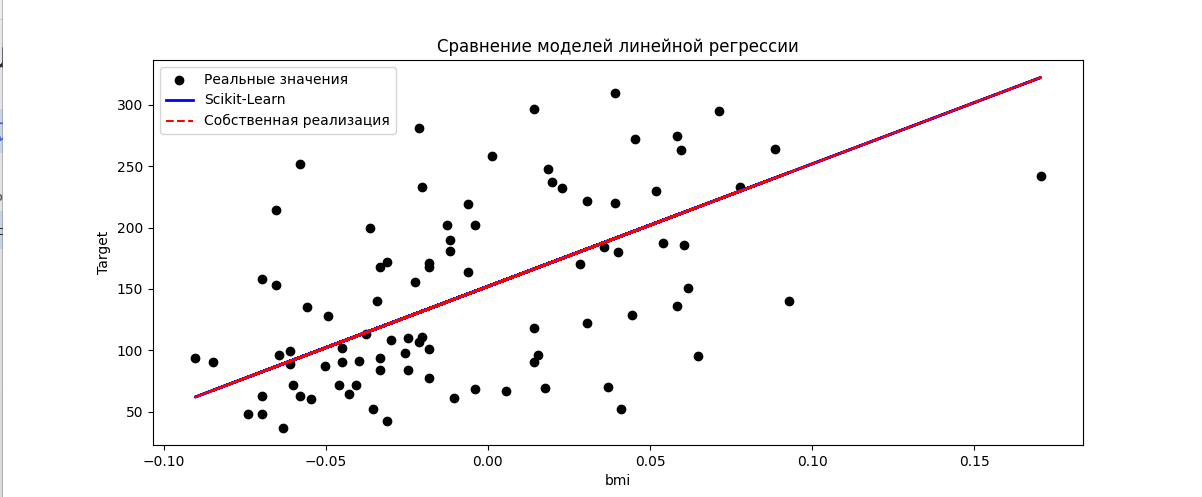

Python code for this plot:
import numpy as np
import pandas as pd
import matplotlib.pyplot as plt
from sklearn import datasets
from sklearn.linear_model import LinearRegression
from sklearn.model_selection import train_test_split
from sklearn.metrics import mean_absolute_error, r2_score

# 1. Загрузка данных
diabetes = datasets.load_diabetes()
X = pd.DataFrame(diabetes.data, columns=diabetes.feature_names)
y = diabetes.target

# 2. Выбор признака с наибольшей корреляцией
correlations = X.corrwith(pd.Series(y)).abs()
selected_feature = correlations.idxmax()
X = X[[selected_feature]].values

# 3. Разделение данных на train/test
X_train, X_test, y_train, y_test = train_test_split(X, y, test_size=0.2, random_state=42)

# 4. Обучение модели (Scikit-Learn)
sklearn_model = LinearRegression()
sklearn_model.fit(X_train, y_train)
y_pred_sklearn = sklearn_model.predict(X_test)

# 5. Собственная реализация линейной регрессии
def custom_linear_regression(X, y):
    X_mean = np.mean(X)
    y_mean = np.mean(y)
    
    numerator = np.sum((X - X_mean) * (y - y_mean))
    denominator = np.sum((X - X_mean) ** 2)
    
    beta = numerator / denominator
    alpha = y_mean - beta * X_mean
    
    return alpha, beta

alpha, beta = custom_linear_regression(X_train.flatten(), y_train)
y_pred_custom = alpha + beta * X_test.flatten()

# 6. Метрики качества
def mean_absolute_percentage_error(y_true, y_pred):
    y_true, y_pred = np.array(y_true), np.array(y_pred)
    return np.mean(np.abs((y_true - y_pred) / y_true)) * 100

metrics = {
    'R²': r2_score(y_test, y_pred_sklearn),
    'MAE': mean_absolute_error(y_test, y_pred_sklearn),
    'MAPE': mean_absolute_percentage_error(y_test, y_pred_sklearn)
}

print("\nМетрики для Scikit-Learn модели:")
for name, value in metrics.items():
    print(f"{name}: {value:.3f}" + ("%" if name == "MAPE" else ""))

# 7. Визуализация
plt.figure(figsize=(12, 5))
plt.scatter(X_test, y_test, color='black', label='Реальные значения')
plt.plot(X_test, y_pred_sklearn, color='blue', linewidth=2, label='Scikit-Learn')
plt.plot(X_test, y_pred_custom, 'r--', label='Собственная реализация')
plt.xlabel(selected_feature)
plt.ylabel('Target')
plt.title('Сравнение моделей линейной регрессии')
plt.legend()
plt.show()
